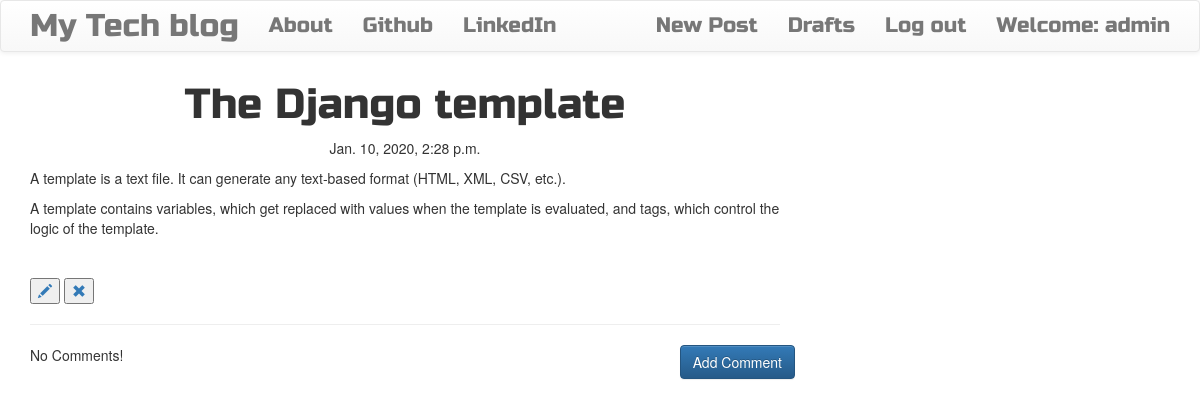
/post/2 (signed in), run on the app's committed database.
### blog/models.py (models this page shows, shortened)
class Post(models.Model):
    author = models.ForeignKey('auth.User', on_delete=models.CASCADE) #Since we expect only one User to make the changes and in case of multiusers there will be no 'auth.User'
    title = models.CharField(max_length=256)
    text = models.TextField()
    created_date = models.DateTimeField(default=timezone.now())
    published_date = models.DateTimeField(blank=True, null=True)

### blog/views.py (the view)
# urls.py: re_path(r'^post/(?P<pk>\d+)$', views.PostDetailView.as_view(), name='post_detail'),
class PostDetailView(DetailView):
    login_url = '/login/'
    redirect_field_name = 'blog/post_detail.html'
    form_class = PostForm
    model = Post

### blog/templates/blog/post_detail.html
{% extends 'blog/base.html' %}
{% block content %}
<h1 class="posttitle loader">{{post.title}}</h1>
{% if post.published_date %}
  <div class="date postdate">
    <p>{{post.published_date}}</p>
  </div>
{% else %}
  <a class="btn btn-default" href="{% url 'post_publish' pk=post.pk %}">Publish</a>
{% endif %}
<p class="postcontent">{{ post.text|safe|linebreaksbr }}</p>
{% if user.is_authenticated %}
  <button type="button" title='Edit'><a href="{% url 'post_edit' pk=post.pk %}">
    <span class="glyphicon glyphicon-pencil"></span>
  </a></button>
  <button type="button" title='Delete'><a href="{% url 'post_remove' pk=post.pk %}">
    <span class="glyphicon glyphicon-remove"></span>
  </a></button>
{% endif %}
<hr>
<a class="btn btn-primary btn-comment" href="{% url 'add_comment_to_post' pk=post.pk %}">Add Comment</a>
{% for comment in post.comments.all %}
  {% if user.is_authenticated or comment.approved_comment %}
    {{ comment.created_date }}
    {% if not comment.approved_comment %}
      <button type="button" title='Do not post'><a href="{% url 'comment_remove' pk=comment.pk %}">
        <span class="glyphicon glyphicon-remove"></span></button>
      </a>
      <button type="button" title='Post'><a href="{% url 'comment_approve' pk=comment.pk %}">
        <span class="glyphicon glyphicon-ok"></span>
      </a></button>
    {% endif %}
    <p>{{comment.text|safe|linebreaks}}</p>
    <p><strong>Posted by: {{comment.author}}</strong></p>
    <br>
  {% endif %}
  {% empty %}
    <p>No Comments!</p>
{% endfor %}
{% endblock %}

### blog/templates/blog/base.html (shortened to what this page needs)
<!DOCTYPE html>
{% load staticfiles %}
<html>
    <head>
        <link rel="stylesheet" href="https://maxcdn.bootstrapcdn.com/bootstrap/3.3.7/css/bootstrap.min.css">
        <link rel="stylesheet" href="https://maxcdn.bootstrapcdn.com/bootstrap/3.3.7/css/bootstrap-theme.min.css">
        <link rel="stylesheet" href="//cdn.jsdelivr.net/medium-editor/latest/css/medium-editor.min.css" type="text/css" media="screen" charset="utf-8">
        <link rel="stylesheet" href="{% static 'css/blog.css' %}">
<body class='loader'>
  <nav class="navbar navbar-default techfont custom-navbar">
    <div class="container">
      <ul class="nav navbar-nav">
        <li><a class='navbar-brand bigbrand' href="{% url 'post_list' %}">My Tech blog</a></li>
        <li><a href="{% url 'about' %}">About</a></li>
        <li><a href="https://www.github.com">Github</a></li>
        <li><a href="https://www.linkedin.com">LinkedIn</a></li>
      </ul>
      <ul class="nav navbar-nav navbar-right">
        {% if user.is_authenticated %}
        <li>
          <a href="{% url 'post_new' %}" >New Post</a>
        </li>
        <li>
          <a href="{% url 'post_draft_list' %}">Drafts</a>
        </li>
        <li>
          <a href="{% url 'logout' %}" >Log out</a>
        </li>
        <li>
          <a >Welcome: {{ user.username }}</a>
        </li>
          {% else %}
          <li><a class='nav navbar-right' href="{% url 'login' %}" ><span class="glyphicon glyphicon-user"></span></a></li>
        {% endif %}
      </ul>
  </div>
</nav>
        <div class="content container">
            <div class="row">
                <div class="col-md-8">
                  <div class="blog_posts">
                    {% block content %}
                    {% endblock %}
                  </div>
                </div>
            </div>
        </div>
</body>
</html>

### blog/static/css/blog.css (style rules this page uses)
.techfont { font-family: 'Russo One', sans-serif; font-size: 1.5em; margin-bottom: 10px; }
.postdate { text-align: center; }
.posttitle { font-family: 'Russo One', sans-serif; font-size: 3em; text-align: center; }
.postcontent { font-family: 'Montserrat'; font-size: 1.5em; }
.btn-comment { position: absolute; right: 0px; }
.bigbrand { font-size: 1.5em; }
.loader { filter:hue-rotate(0deg); color: linear-gradient(45deg,#0f8,#08f); animation:hue 5000ms infinite linear; }

### data on the page
Post: title "The Django template", published_date "Jan. 10, 2020, 2:28 p.m.", text "A template is a text file. It can generate any text-based format (HTML, XML, CSV, etc.). A template contains variables, which get replaced with values when the template is evaluated, and tags, which control the logic of the template."

### other printed values
{{ user.username }} "admin"
